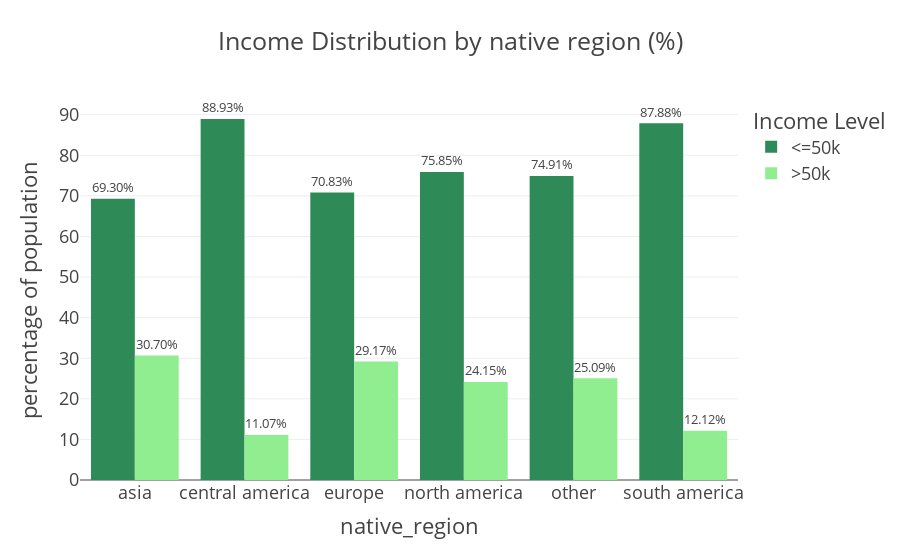

This figure's notebook cell:
### Code cell
fig = px.bar(
    adult_df_income_reg,
    x = 'native_region',
    y = 'percentage',
    color = 'income',
    title = 'Income Distribution by native region (%)',
    barmode = 'group',
    height= 540,
    color_discrete_sequence=['seagreen','lightgreen'],
    text = 'percentage'
)
fig.update_traces(texttemplate='%{text:.2f}%', textposition = 'outside')
fig.update_layout(template = "presentation", 
                  xaxis_title = 'native_region', 
                  yaxis_title = 'percentage of population', 
                  legend_title = dict(text='Income Level'), 
                 paper_bgcolor="rgba(0, 0, 0, 0)", 
                  plot_bgcolor ="rgba(0, 0, 0, 0)")
fig.show()
fig.write_image(os.path.join(results_dir,'income_distribution_by_nativeregion_bar_plot.jpg'))
fig.write_image(os.path.join(results_dir,'income_distribution_by_nativeregion_bar_plot.png'))
fig.write_html(os.path.join(results_dir,'income_distribution_by_nativeregion_bar_plot.html'))

### Figure 1 — Plotly figure (JSON) as saved in the notebook; plotly's stock layout.template omitted (floating-point values rounded to 4 significant figures)
{"data": [{"alignmentgroup": "True", "hovertemplate": "income=<=50k<br>native_region=%{x}<br>percentage=%{text}<extra></extra>", "legendgroup": "<=50k", "marker": {"color": "seagreen", "pattern": {"shape": ""}}, "name": "<=50k", "offsetgroup": "<=50k", "orientation": "v", "showlegend": true, "text": [69.3, 88.93, 70.83, 75.85, 74.91, 87.88], "textposition": "outside", "texttemplate": "%{text:.2f}%", "type": "bar", "x": ["asia", "central america", "europe", "north america", "other", "south america"], "xaxis": "x", "y": [69.3, 88.93, 70.83, 75.85, 74.91, 87.88], "yaxis": "y"}, {"alignmentgroup": "True", "hovertemplate": "income=>50k<br>native_region=%{x}<br>percentage=%{text}<extra></extra>", "legendgroup": ">50k", "marker": {"color": "lightgreen", "pattern": {"shape": ""}}, "name": ">50k", "offsetgroup": ">50k", "orientation": "v", "showlegend": true, "text": [30.7, 11.07, 29.17, 24.15, 25.09, 12.12], "textposition": "outside", "texttemplate": "%{text:.2f}%", "type": "bar", "x": ["asia", "central america", "europe", "north america", "other", "south america"], "xaxis": "x", "y": [30.7, 11.07, 29.17, 24.15, 25.09, 12.12], "yaxis": "y"}], "layout": {"autosize": true, "barmode": "group", "legend": {"title": {"text": "Income Level"}, "tracegroupgap": 0}, "paper_bgcolor": "rgba(0, 0, 0, 0)", "plot_bgcolor": "rgba(0, 0, 0, 0)", "title": {"text": "Income Distribution by native region (%)"}, "xaxis": {"anchor": "y", "autorange": true, "domain": [0, 1], "range": [-0.5, 5.5], "title": {"text": "native_region"}, "type": "category"}, "yaxis": {"anchor": "x", "autorange": true, "domain": [0, 1], "range": [0, 93.61], "title": {"text": "percentage of population"}, "type": "linear"}}}
